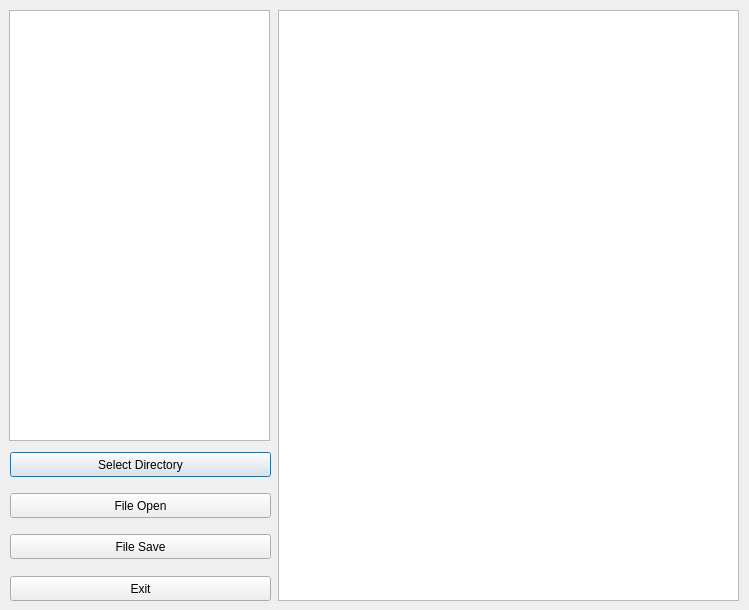
<?xml version="1.0" encoding="UTF-8"?>
<ui version="4.0">
 <class>Dialog</class>
 <widget class="QDialog" name="Dialog">
  <property name="geometry">
   <rect>
    <x>0</x>
    <y>0</y>
    <width>749</width>
    <height>610</height>
   </rect>
  </property>
  <property name="windowTitle">
   <string>Dialog</string>
  </property>
  <widget class="QListWidget" name="listWidget">
   <property name="geometry">
    <rect>
     <x>9</x>
     <y>10</y>
     <width>261</width>
     <height>431</height>
    </rect>
   </property>
  </widget>
  <widget class="QTextEdit" name="textEdit">
   <property name="geometry">
    <rect>
     <x>278</x>
     <y>10</y>
     <width>461</width>
     <height>591</height>
    </rect>
   </property>
  </widget>
  <widget class="QPushButton" name="pushButton">
   <property name="geometry">
    <rect>
     <x>10</x>
     <y>452</y>
     <width>261</width>
     <height>25</height>
    </rect>
   </property>
   <property name="text">
    <string>Select Directory</string>
   </property>
  </widget>
  <widget class="QPushButton" name="pushButton_2">
   <property name="geometry">
    <rect>
     <x>10</x>
     <y>493</y>
     <width>261</width>
     <height>25</height>
    </rect>
   </property>
   <property name="text">
    <string>File Open</string>
   </property>
  </widget>
  <widget class="QPushButton" name="pushButton_3">
   <property name="geometry">
    <rect>
     <x>10</x>
     <y>534</y>
     <width>261</width>
     <height>25</height>
    </rect>
   </property>
   <property name="text">
    <string>File Save</string>
   </property>
  </widget>
  <widget class="QPushButton" name="pushButton_4">
   <property name="geometry">
    <rect>
     <x>10</x>
     <y>576</y>
     <width>261</width>
     <height>25</height>
    </rect>
   </property>
   <property name="text">
    <string>Exit</string>
   </property>
  </widget>
 </widget>
 <layoutdefault spacing="6" margin="11"/>
 <resources/>
 <connections/>
</ui>
